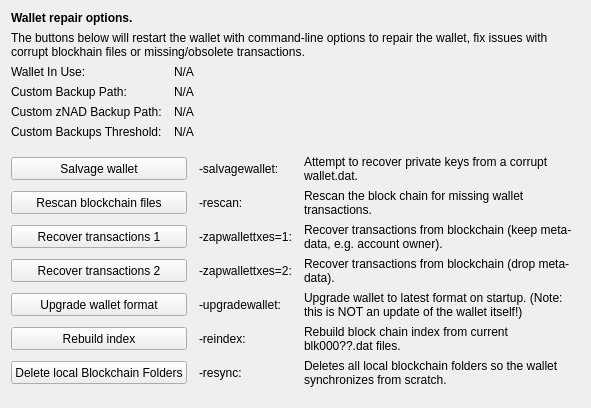
     <widget class="QWidget" name="tab_repair">
      <attribute name="title">
       <string>&amp;Wallet Repair</string>
      </attribute>
      <layout class="QGridLayout" name="gridLayout_4" columnstretch="0,0,0,0">
       <property name="horizontalSpacing">
        <number>12</number>
       </property>
       <item row="0" column="0" colspan="4">
        <widget class="QLabel" name="label_repair_header">
         <property name="font">
          <font>
           <weight>75</weight>
           <bold>true</bold>
          </font>
         </property>
         <property name="text">
          <string>Wallet repair options.</string>
         </property>
        </widget>
       </item>
       <item row="1" column="0" colspan="4">
        <widget class="QLabel" name="label_repair_helptext">
         <property name="font">
          <font>
           <weight>50</weight>
           <bold>false</bold>
          </font>
         </property>
         <property name="text">
          <string>The buttons below will restart the wallet with command-line options to repair the wallet, fix issues with corrupt blockhain files or missing/obsolete transactions.</string>
         </property>
         <property name="wordWrap">
          <bool>true</bool>
         </property>
        </widget>
       </item>
       <item row="2" column="0">
        <widget class="QLabel" name="wallet_path_label">
         <property name="text">
          <string>Wallet In Use:</string>
         </property>
        </widget>
       </item>
       <item row="2" column="1" colspan="3">
        <widget class="QLabel" name="wallet_path">
         <property name="cursor">
          <cursorShape>IBeamCursor</cursorShape>
         </property>
         <property name="text">
          <string>N/A</string>
         </property>
         <property name="textFormat">
          <enum>Qt::PlainText</enum>
         </property>
         <property name="textInteractionFlags">
          <set>Qt::LinksAccessibleByMouse|Qt::TextSelectableByKeyboard|Qt::TextSelectableByMouse</set>
         </property>
        </widget>
       </item>
       <item row="3" column="0">
        <widget class="QLabel" name="wallet_custombackuppath_label">
         <property name="text">
          <string>Custom Backup Path:</string>
         </property>
         <property name="visible">
          <bool>false</bool>
         </property>
        </widget>
       </item>
       <item row="3" column="1" colspan="3">
        <widget class="QLabel" name="wallet_custombackuppath">
         <property name="cursor">
          <cursorShape>IBeamCursor</cursorShape>
         </property>
         <property name="text">
          <string>N/A</string>
         </property>
         <property name="textFormat">
          <enum>Qt::PlainText</enum>
         </property>
         <property name="textInteractionFlags">
          <set>Qt::LinksAccessibleByMouse|Qt::TextSelectableByKeyboard|Qt::TextSelectableByMouse</set>
         </property>
         <property name="visible">
          <bool>false</bool>
         </property>
        </widget>
       </item>
       <item row="4" column="0">
        <widget class="QLabel" name="wallet_customznadbackuppath_label">
         <property name="text">
          <string>Custom zNAD Backup Path:</string>
         </property>
         <property name="visible">
          <bool>false</bool>
         </property>
        </widget>
       </item>
       <item row="4" column="1" colspan="3">
        <widget class="QLabel" name="wallet_customznadbackuppath">
         <property name="cursor">
          <cursorShape>IBeamCursor</cursorShape>
         </property>
         <property name="text">
          <string>N/A</string>
         </property>
         <property name="textFormat">
          <enum>Qt::PlainText</enum>
         </property>
         <property name="textInteractionFlags">
          <set>Qt::LinksAccessibleByMouse|Qt::TextSelectableByKeyboard|Qt::TextSelectableByMouse</set>
         </property>
         <property name="visible">
          <bool>false</bool>
         </property>
        </widget>
       </item>
       <item row="5" column="0">
        <widget class="QLabel" name="wallet_custombackupthreshold_label">
         <property name="text">
          <string>Custom Backups Threshold:</string>
         </property>
         <property name="visible">
          <bool>false</bool>
         </property>
        </widget>
       </item>
       <item row="5" column="1" colspan="3">
        <widget class="QLabel" name="wallet_custombackupthreshold">
         <property name="cursor">
          <cursorShape>IBeamCursor</cursorShape>
         </property>
         <property name="text">
          <string>N/A</string>
         </property>
         <property name="textFormat">
          <enum>Qt::PlainText</enum>
         </property>
         <property name="textInteractionFlags">
          <set>Qt::LinksAccessibleByMouse|Qt::TextSelectableByKeyboard|Qt::TextSelectableByMouse</set>
         </property>
         <property name="visible">
          <bool>false</bool>
         </property>
        </widget>
       </item>
       <item row="6" column="0">
        <spacer name="verticalSpacer_repair1">
         <property name="orientation">
          <enum>Qt::Vertical</enum>
         </property>
         <property name="sizeHint" stdset="0">
          <size>
           <width>10</width>
           <height>10</height>
          </size>
         </property>
        </spacer>
       </item>
       <item row="7" column="0" colspan="2">
        <widget class="QPushButton" name="btn_salvagewallet">
         <property name="minimumSize">
          <size>
           <width>100</width>
           <height>23</height>
          </size>
         </property>
         <property name="text">
          <string>Salvage wallet</string>
         </property>
        </widget>
       </item>
       <item row="7" column="2">
        <widget class="QLabel" name="label_repair_salvage_command">
         <property name="text">
          <string notr="true">-salvagewallet:</string>
         </property>
        </widget>
       </item>
       <item row="7" column="3">
        <widget class="QLabel" name="label_repair_salvage">
         <property name="text">
          <string>Attempt to recover private keys from a corrupt wallet.dat.</string>
         </property>
         <property name="wordWrap">
          <bool>true</bool>
         </property>
        </widget>
       </item>
       <item row="8" column="0" colspan="2">
        <widget class="QPushButton" name="btn_rescan">
         <property name="minimumSize">
          <size>
           <width>100</width>
           <height>23</height>
          </size>
         </property>
         <property name="text">
          <string>Rescan blockchain files</string>
         </property>
        </widget>
       </item>
       <item row="8" column="2">
        <widget class="QLabel" name="label_repair_rescan_command">
         <property name="text">
          <string notr="true">-rescan:</string>
         </property>
        </widget>
       </item>
       <item row="8" column="3">
        <widget class="QLabel" name="label_repair_rescan">
         <property name="text">
          <string>Rescan the block chain for missing wallet transactions.</string>
         </property>
         <property name="wordWrap">
          <bool>true</bool>
         </property>
        </widget>
       </item>
       <item row="9" column="0" colspan="2">
        <widget class="QPushButton" name="btn_zapwallettxes1">
         <property name="minimumSize">
          <size>
           <width>100</width>
           <height>23</height>
          </size>
         </property>
         <property name="text">
          <string>Recover transactions 1</string>
         </property>
        </widget>
       </item>
       <item row="9" column="2">
        <widget class="QLabel" name="label_repair_zap1_command">
         <property name="text">
          <string notr="true">-zapwallettxes=1:</string>
         </property>
        </widget>
       </item>
       <item row="9" column="3">
        <widget class="QLabel" name="label_repair_zap1">
         <property name="text">
          <string>Recover transactions from blockchain (keep meta-data, e.g. account owner).</string>
         </property>
         <property name="wordWrap">
          <bool>true</bool>
         </property>
        </widget>
       </item>
       <item row="10" column="0" colspan="2">
        <widget class="QPushButton" name="btn_zapwallettxes2">
         <property name="minimumSize">
          <size>
           <width>100</width>
           <height>23</height>
          </size>
         </property>
         <property name="text">
          <string>Recover transactions 2</string>
         </property>
        </widget>
       </item>
       <item row="10" column="2">
        <widget class="QLabel" name="label_repair_zap2_command">
         <property name="text">
          <string notr="true">-zapwallettxes=2:</string>
         </property>
        </widget>
       </item>
       <item row="10" column="3">
        <widget class="QLabel" name="label_repair_zap2">
         <property name="text">
          <string>Recover transactions from blockchain (drop meta-data).</string>
         </property>
         <property name="wordWrap">
          <bool>true</bool>
         </property>
        </widget>
       </item>
       <item row="11" column="0" colspan="2">
        <widget class="QPushButton" name="btn_upgradewallet">
         <property name="minimumSize">
          <size>
           <width>100</width>
           <height>23</height>
          </size>
         </property>
         <property name="text">
          <string>Upgrade wallet format</string>
         </property>
        </widget>
       </item>
       <item row="11" column="2">
        <widget class="QLabel" name="label_repair_upgrade_command">
         <property name="text">
          <string notr="true">-upgradewallet:</string>
         </property>
        </widget>
       </item>
       <item row="11" column="3">
        <widget class="QLabel" name="label_repair_upgrade">
         <property name="text">
          <string>Upgrade wallet to latest format on startup. (Note: this is NOT an update of the wallet itself!)</string>
         </property>
         <property name="wordWrap">
          <bool>true</bool>
         </property>
        </widget>
       </item>
       <item row="12" column="0" colspan="2">
        <widget class="QPushButton" name="btn_reindex">
         <property name="minimumSize">
          <size>
           <width>100</width>
           <height>23</height>
          </size>
         </property>
         <property name="text">
          <string>Rebuild index</string>
         </property>
        </widget>
       </item>
       <item row="12" column="2">
        <widget class="QLabel" name="label_repair_reindex_command">
         <property name="text">
          <string notr="true">-reindex:</string>
         </property>
        </widget>
       </item>
       <item row="12" column="3">
        <widget class="QLabel" name="label_repair_reindex">
         <property name="text">
          <string>Rebuild block chain index from current blk000??.dat files.</string>
         </property>
         <property name="wordWrap">
          <bool>true</bool>
         </property>
        </widget>
       </item>
       <item row="13" column="0" colspan="2">
        <widget class="QPushButton" name="btn_resync">
         <property name="minimumSize">
          <size>
           <width>100</width>
           <height>23</height>
          </size>
         </property>
         <property name="text">
          <string>Delete local Blockchain Folders</string>
         </property>
        </widget>
       </item>
       <item row="13" column="2">
        <widget class="QLabel" name="label_repair_resync_command">
         <property name="text">
          <string>-resync:</string>
         </property>
        </widget>
       </item>
       <item row="13" column="3">
        <widget class="QLabel" name="label_repair_resync">
         <property name="text">
          <string>Deletes all local blockchain folders so the wallet synchronizes from scratch.</string>
         </property>
         <property name="wordWrap">
          <bool>true</bool>
         </property>
        </widget>
       </item>
       <item row="14" column="0">
        <spacer name="verticalSpacer_repair2">
         <property name="orientation">
          <enum>Qt::Vertical</enum>
         </property>
         <property name="sizeHint" stdset="0">
          <size>
           <width>20</width>
           <height>10</height>
          </size>
         </property>
        </spacer>
       </item>
      </layout>
     </widget>
